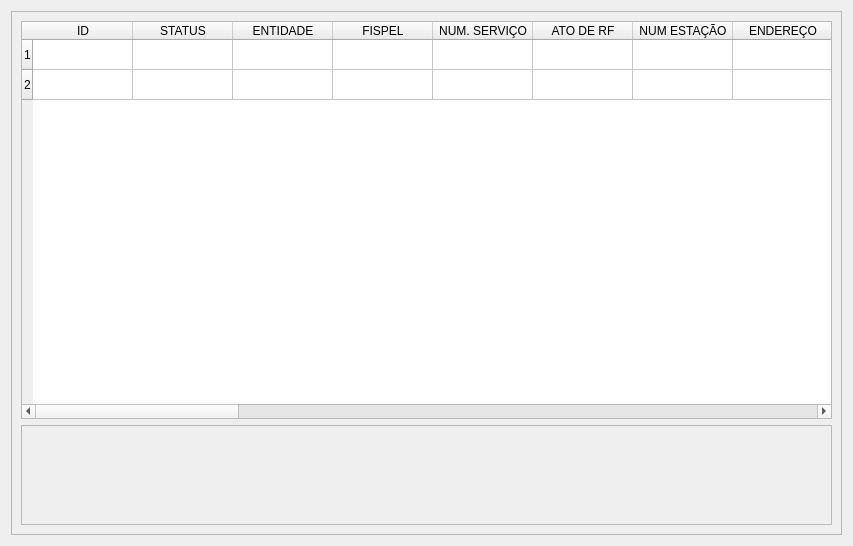
<?xml version="1.0" encoding="UTF-8"?>
<ui version="4.0">
 <class>anatel_dialog</class>
 <widget class="QDialog" name="anatel_dialog">
  <property name="geometry">
   <rect>
    <x>0</x>
    <y>0</y>
    <width>853</width>
    <height>546</height>
   </rect>
  </property>
  <property name="windowTitle">
   <string>ANATEL Data Base</string>
  </property>
  <property name="locale">
   <locale language="Portuguese" country="Brazil"/>
  </property>
  <layout class="QVBoxLayout" name="verticalLayout_2">
   <item>
    <widget class="QFrame" name="main_frame">
     <property name="frameShape">
      <enum>QFrame::StyledPanel</enum>
     </property>
     <property name="frameShadow">
      <enum>QFrame::Raised</enum>
     </property>
     <layout class="QVBoxLayout" name="verticalLayout">
      <item>
       <widget class="QTableWidget" name="anatel_table">
        <property name="showGrid">
         <bool>true</bool>
        </property>
        <property name="sortingEnabled">
         <bool>false</bool>
        </property>
        <property name="rowCount">
         <number>2</number>
        </property>
        <property name="columnCount">
         <number>27</number>
        </property>
        <attribute name="horizontalHeaderCascadingSectionResizes">
         <bool>false</bool>
        </attribute>
        <attribute name="horizontalHeaderShowSortIndicator" stdset="0">
         <bool>false</bool>
        </attribute>
        <attribute name="horizontalHeaderStretchLastSection">
         <bool>false</bool>
        </attribute>
        <attribute name="verticalHeaderCascadingSectionResizes">
         <bool>false</bool>
        </attribute>
        <attribute name="verticalHeaderShowSortIndicator" stdset="0">
         <bool>false</bool>
        </attribute>
        <attribute name="verticalHeaderStretchLastSection">
         <bool>false</bool>
        </attribute>
        <row/>
        <row/>
        <column>
         <property name="text">
          <string>ID</string>
         </property>
        </column>
        <column>
         <property name="text">
          <string>STATUS</string>
         </property>
        </column>
        <column>
         <property name="text">
          <string>ENTIDADE</string>
         </property>
        </column>
        <column>
         <property name="text">
          <string>FISPEL</string>
         </property>
        </column>
        <column>
         <property name="text">
          <string>NUM. SERVIÇO</string>
         </property>
        </column>
        <column>
         <property name="text">
          <string>ATO DE RF</string>
         </property>
        </column>
        <column>
         <property name="text">
          <string>NUM ESTAÇÃO</string>
         </property>
        </column>
        <column>
         <property name="text">
          <string>ENDEREÇO</string>
         </property>
        </column>
        <column>
         <property name="text">
          <string>UF</string>
         </property>
        </column>
        <column>
         <property name="text">
          <string>MUNICIPIO</string>
         </property>
        </column>
        <column>
         <property name="text">
          <string>EMISSÃO</string>
         </property>
        </column>
        <column>
         <property name="text">
          <string>FREQ. INICIAL (MHz)</string>
         </property>
        </column>
        <column>
         <property name="text">
          <string>FREQ. FINAL (MHz)</string>
         </property>
        </column>
        <column>
         <property name="text">
          <string>AZIMUTE</string>
         </property>
        </column>
        <column>
         <property name="text">
          <string>TIPO ESTAÇÃO</string>
         </property>
        </column>
        <column>
         <property name="text">
          <string>TIPO ANTENA</string>
         </property>
        </column>
        <column>
         <property name="text">
          <string>HOMOLOGAÇÃO ANT.</string>
         </property>
        </column>
        <column>
         <property name="text">
          <string>GANHO ANTENA</string>
         </property>
        </column>
        <column>
         <property name="text">
          <string>FRENTE COSTA</string>
         </property>
        </column>
        <column>
         <property name="text">
          <string>ÂNGULO 1/2 POT.</string>
         </property>
        </column>
        <column>
         <property name="text">
          <string>ELEVAÇÃO</string>
         </property>
        </column>
        <column>
         <property name="text">
          <string>POLARIZAÇÃO</string>
         </property>
        </column>
        <column>
         <property name="text">
          <string>ALTURA ANTENA (m)</string>
         </property>
        </column>
        <column>
         <property name="text">
          <string>HOMOLOGAÇÃO TRANSM. (W)</string>
         </property>
        </column>
        <column>
         <property name="text">
          <string>LATITUDE</string>
         </property>
        </column>
        <column>
         <property name="text">
          <string>LONGITUDE</string>
         </property>
        </column>
        <column>
         <property name="text">
          <string>DATA PRIM. LICENC.</string>
         </property>
        </column>
       </widget>
      </item>
      <item>
       <widget class="QFrame" name="bottom_frame">
        <property name="minimumSize">
         <size>
          <width>0</width>
          <height>100</height>
         </size>
        </property>
        <property name="frameShape">
         <enum>QFrame::StyledPanel</enum>
        </property>
        <property name="frameShadow">
         <enum>QFrame::Raised</enum>
        </property>
       </widget>
      </item>
     </layout>
    </widget>
   </item>
  </layout>
 </widget>
 <resources/>
 <connections/>
</ui>
